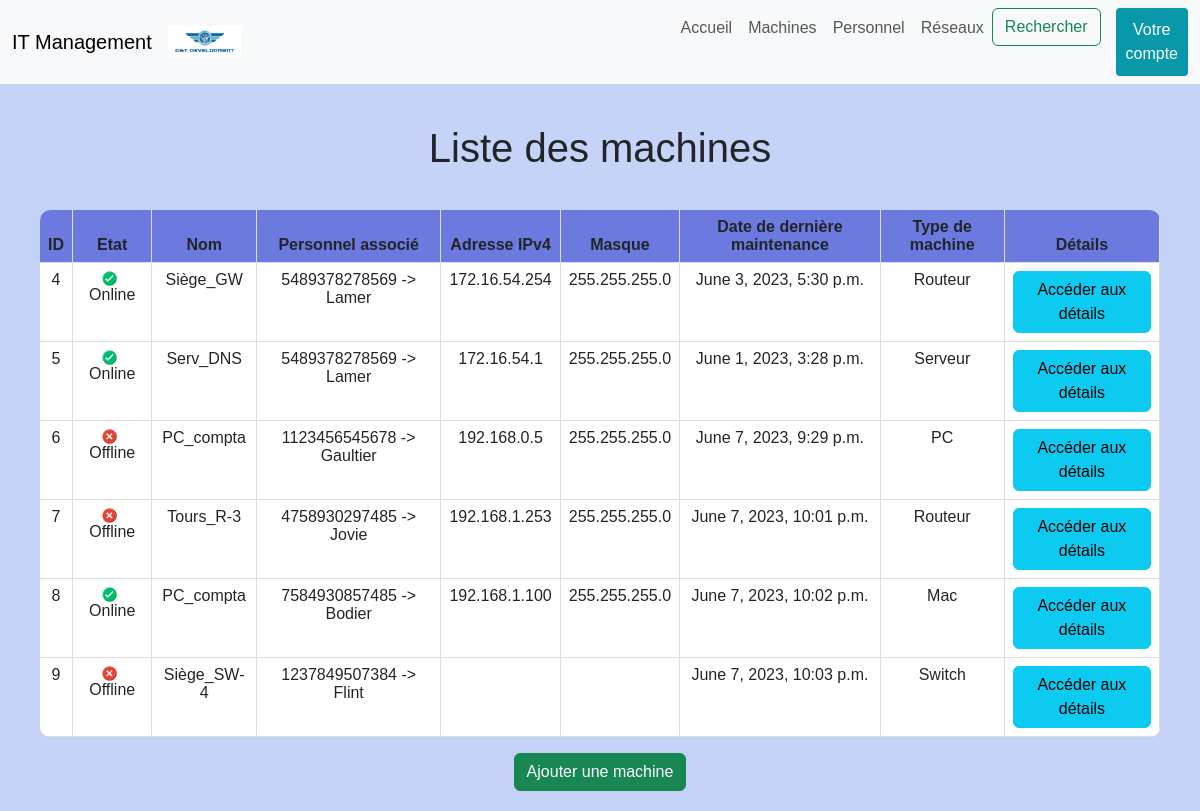
Screenshot of /machine/ with the database file from the repository.
### projetApp/models.py (models this page shows, shortened)
class Machine(models.Model):
	TYPE = {
		('PC', ('PC - Windows')),
		('Mac', ('Mac - MacOS')),
		('Serveur', ('Serveur')),
		('Switch', ('Switch')),
		('Routeur', ('Routeur')),
	}
	ETAT = {
		('Online', ('Online')),
		('Offline', ('Offline')),
	}
	id = models.AutoField(		#l'id est créée automatiquement est inchangeable et est unique
			primary_key =  True,
			editable = False,
			unique = True)
	nom = models.CharField(
		max_length = 15)
	adresse_ip = models.CharField(max_length=15, validators=[validate_ipv4_address], blank=True)
	masque = models.CharField(max_length= 15, validators=[validate_ipv4_address], blank=True)
	reseau_assoc = models.ForeignKey(Reseau, on_delete=models.CASCADE)		#fk qui permet un lien avec un réseau
	personnel_assoc = models.ForeignKey('Personnel', on_delete=models.CASCADE)		#fk qui permet un lien vers un personnel
	maintenance_date = models.DateTimeField(default=timezone.now)		#défini la date de maintenance, par défault la date à l'instant ou la modif est faite
	mach = models.CharField(max_length = 32, choices = TYPE, default = 'PC')
	etat = models.CharField(max_length = 32, choices = ETAT, default = 'Offline')

class Personnel(models.Model):
	id = models.PositiveIntegerField(		#l'id est saisi manuellement est changeable et est unique
		primary_key = True,
		editable = True,
		validators=[MinValueValidator(1000000000000) , MaxValueValidator(9999999999999)], #ces valeurs répresentent la forme du num de sécurité sociale
		unique = True,
	)
	nom = models.CharField(
		max_length = 30
	)
	prenom = models.CharField(
		max_length = 30
	)
	mail = models.EmailField(blank = True) # permet la creation d'email automatiquement sous la bonne forme
	def __str__(self):
		return str(self.id) + " -> " + self.nom

### projetApp/views.py (the view)
# urls.py: path('machine/' , views.liste_machine_view , name = 'machine'),
def liste_machine_view(request):
    machine = Machine.objects.all()
    return render(request , 'templates/html/liste_machine.html' , {'machine' : machine})

### projetApp/templates/html/liste_machine.html (shortened to what this page needs)
{% extends "index.html" %}
{% block content %}
    <h1>Liste des machines</h1>
    {% if machine %}
    <div class="tableau">
        <table class="table">
            <thead>
                <tr>
                    <th>ID</th>
                    <th>Etat</th>
                    <th>Nom</th>
                    <th>Personnel associé</th>
                    <th>Adresse IPv4</th>
                    <th>Masque</th>
                    <th>Date de dernière maintenance</th>
                    <th>Type de machine</th>
                    <th>Détails</th>
                </tr>
            </thead>
            <tbody>
            {% for machine in machine %}
                <tr>
                    <td>{{ machine.id }}</td>
                    {% if machine.etat == 'Online' %}
                        {% load static %}
                        <td><img src="{% static 'images/bouton_vert.png' %}" width="15px" height="15px">
                            {{ machine.etat }}</td>
                    {% else %}
                        <td><img src="{% static 'images/bouton_rouge.png' %}" width="15px" height="15px">
                            {{ machine.etat }}</td>
                    {% endif %}
                    <td>{{ machine.nom }}</td>
                    <td>{{ machine.personnel_assoc }}</td>
                    <td>{{ machine.adresse_ip }}</td>
                    <td>{{ machine.masque }}</td>
                    <td>{{ machine.maintenance_date }}</td>
                    <td>{{ machine.mach }}</td>
                    <td><a href="{% url 'detail_machine' machine.id %}"><button class="btn btn-info">Accéder aux détails</button></a></td>
                </tr>
            {% endfor %}
            </tbody>
        </table>
    </div>
    {% else %}
        <p>Il n'y a pas de machine.</p>
    {% endif %}
    <div class="li_button">
        <a href="{% url 'ajout_machine'%}"><button class="btn btn-success">Ajouter une machine</button></a>
    </div>
{% endblock %}

### projetApp/static/css/style.css (style rules this page uses)
body { background-color: #c4d3f6; font-family: 'Arial', sans-serif; }
body h1 { text-align: center; padding-top: 20px; }
.tableau { display: flex; justify-content:space-around; align-items: center; }
table { display: table; width: 80%; margin: 30px; border-collapse: collapse; border-radius: 10px; overflow: hidden; background-color: #ffffff; }
table th, table td { padding: 8px; text-align: center; border-bottom: 1px solid #ddd; border-right: 1px solid #ddd; }
table thead { background-color: #6c7ae0; }
.li_button { display: flex; align-items: flex-end; justify-content: space-around; }

### projetApp/templates/html/liste_machine.html (style rules this page uses)
tr td img { margin-right:5px; }

### rows the page displays
Machine: id "4", etat "Online", nom "Siège_GW", personnel_assoc "5489378278569 -> Lamer", adresse_ip "172.16.54.254", masque "255.255.255.0", maintenance_date "June 3, 2023, 5:30 p.m.", mach "Routeur"
Machine: id "5", etat "Online", nom "Serv_DNS", personnel_assoc "5489378278569 -> Lamer", adresse_ip "172.16.54.1", masque "255.255.255.0", maintenance_date "June 1, 2023, 3:28 p.m.", mach "Serveur"
Machine: id "6", etat "Offline", nom "PC_compta", personnel_assoc "1123456545678 -> Gaultier", adresse_ip "192.168.0.5", masque "255.255.255.0", maintenance_date "June 7, 2023, 9:29 p.m.", mach "PC"
Machine: id "7", etat "Offline", nom "Tours_R-3", personnel_assoc "4758930297485 -> Jovie", adresse_ip "192.168.1.253", masque "255.255.255.0", maintenance_date "June 7, 2023, 10:01 p.m.", mach "Routeur"
Machine: id "8", etat "Online", nom "PC_compta", personnel_assoc "7584930857485 -> Bodier", adresse_ip "192.168.1.100", masque "255.255.255.0", maintenance_date "June 7, 2023, 10:02 p.m.", mach "Mac"
Machine: id "9", etat "Offline", nom "Siège_SW-4", personnel_assoc "1237849507384 -> Flint", maintenance_date "June 7, 2023, 10:03 p.m.", mach "Switch"
